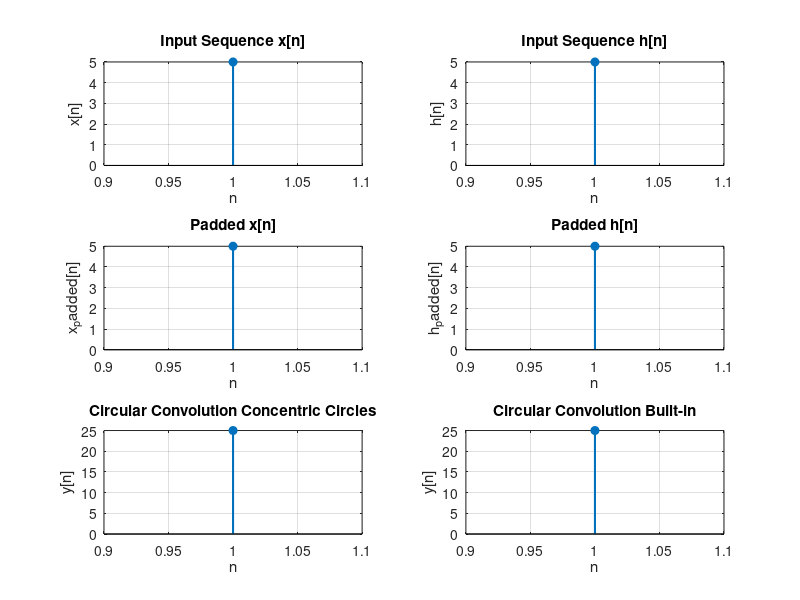

Recreate this plot in MATLAB.
clc;
clear;
close all;

% Define the input sequences
x = input('Enter the 1st sequence x[n] as a vector (e.g., [1, 2, 3, 4]): ');
h = input('Enter the 2nd sequence h[n] as a vector (e.g., [1, 2, 3, 4]): ');

% Calculate the length of the sequences
N = length(x);

% Zero-padding sequences to length N (if necessary)
x_padded = [x, zeros(1, N - length(x))];
h_padded = [h, zeros(1, N - length(h))];

% Initialize the result
y_circular = zeros(1, N);

% Circular convolution using concentric circles method
for n = 0:N-1
    y_sum = 0;
    for m = 0:N-1
        % Calculate the circular index
        circular_index = mod(n - m, N);
        if circular_index < 0
            circular_index = circular_index + N;
        end
        % Sum the product
        y_sum = y_sum + x_padded(m + 1) * h_padded(circular_index + 1);
    end
    y_circular(n + 1) = y_sum;
end

% Compute circular convolution using MATLAB's built-in function
y_builtin = cconv(x, h, N);

% Display the results
disp('Circular Convolution result using concentric circles method:');
disp(y_circular);
disp('Circular Convolution result using built-in cconv() function:');
disp(y_builtin);

% Plot the sequences and results
figure;

% Plot input sequence x[n]
subplot(3,2,1);
stem(x, 'filled', 'LineWidth', 1.5);
title('Input Sequence x[n]');
xlabel('n');
ylabel('x[n]');
grid on;

% Plot input sequence h[n]
subplot(3,2,2);
stem(h, 'filled', 'LineWidth', 1.5);
title('Input Sequence h[n]');
xlabel('n');
ylabel('h[n]');
grid on;

% Plot padded x sequence
subplot(3,2,3);
stem(x_padded, 'filled', 'LineWidth', 1.5);
title('Padded x[n]');
xlabel('n');
ylabel('x_padded[n]');
grid on;

% Plot padded h sequence
subplot(3,2,4);
stem(h_padded, 'filled', 'LineWidth', 1.5);
title('Padded h[n]');
xlabel('n');
ylabel('h_padded[n]');
grid on;

% Plot circular convolution result (concentric circles method)
subplot(3,2,5);
stem(y_circular, 'filled', 'LineWidth', 1.5);
title('Circular Convolution Concentric Circles');
xlabel('n');
ylabel('y[n]');
grid on;

% Plot circular convolution result (built-in function)
subplot(3,2,6);
stem(y_builtin, 'filled', 'LineWidth', 1.5);
title('Circular Convolution Built-in');
xlabel('n');
ylabel('y[n]');
grid on;
